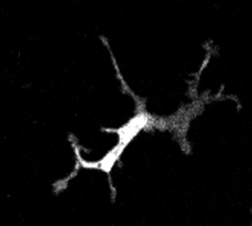
#> input picture self_study/w3/images/glialcells.png, 252 x 226 px
$ jupyter execute --allow-errors '10. Skeleton Analysis.ipynb'
#> lines starting #> are read from the running program, lines starting #| are printed output that depends on the picture
## 10. Skeleton Analysis

An image skeleton is a simplified, thin version of a binary image that captures its essential structure while removing unnecessary details. The skeleton represents the shape and topology of the object(s) in the image, often as a one-pixel-wide line or curve, without changing the overall connectivity or geometry of the structure.

In computer vision, skeletonization has numerous applications. It is used to extract and analyze the geometric properties of objects, such as their length, width, and topology. By simplifying features, it aids in tasks like handwritten character recognition and object identification. Skeletons also help generate central paths in road networks, veins in leaves, and vascular structures, supporting robotic navigation and biological studies. Additionally, they are valuable in medical imaging for analyzing anatomical structures such as blood vessels, airways, and bones.

[cell 1]
import matplotlib.pyplot as plt
import numpy as np
import pandas as pd

import cv2

from skimage.morphology import skeletonize
from skimage.morphology import remove_small_objects

## 10.1. Skeletonize

[cell 2]
cell_image = cv2.imread('images/glialcells.png', 0)
#> cell_image is the input picture: shape (226, 252); min 0, max 255, mean 8.6
plt.imshow(cell_image, cmap='gray')

**Exercise 10.1**

Convert `cell_image` to a binary image and skeletonize it (`cell_skeleton_image`). Expected output is similar to the one below:

[cell 3]
# YOUR CODE HERE

## 10.2. Skeleton analysis with Skan

Skan is a pure Python library to analyse skeleton images. First, [install skan](https://skeleton-analysis.org/stable/getting_started/install.html).

[cell 4]
from skan import Skeleton, summarize
from skan.csr import skeleton_to_csgraph

To analyze a skeleton, you need to have a basic understanding of [graph theory](https://en.wikipedia.org/wiki/Graph_theory) - the study of graphs. Graphs are mathematical structures that are used to model pairwise relations between objects.

A skeleton is a pixel graph. I will use the following image with two simple skeletons to explain skeleton analysis.

[cell 5]
simple_skeleton_image = np.array([
    [0, 1, 0, 0, 0, 0, 0, 1],
    [0, 0, 1, 0, 0, 1, 0, 1],
    [0, 0, 0, 1, 0, 1, 0, 0],
    [1, 1, 1, 1, 1, 1, 1, 1],
    [0, 0, 0, 1, 0, 0, 0, 0]])
plt.imshow(simple_skeleton_image)
plt.axis('off')
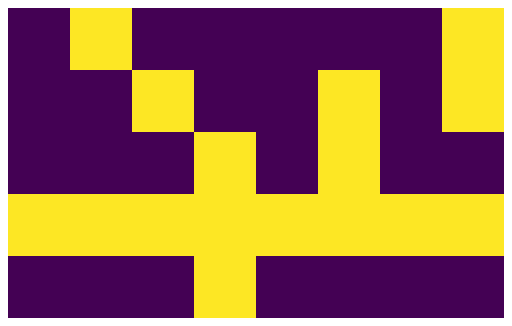
#> figure drawn by matplotlib, 1 panel
